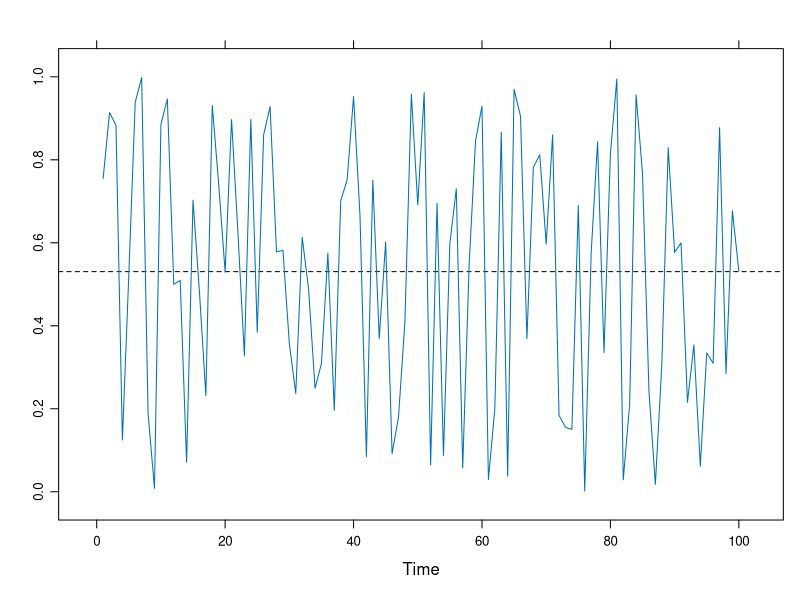

The R source for this figure:
## ---- chunk 1
library(lattice)
tstest <- ts(runif(100))

lattice::xyplot(tstest,
                panel = function(x, y, ...) {
                  panel.abline(h = mean(y), lty = 2)
                  panel.xyplot(x, y, ...)
                })
